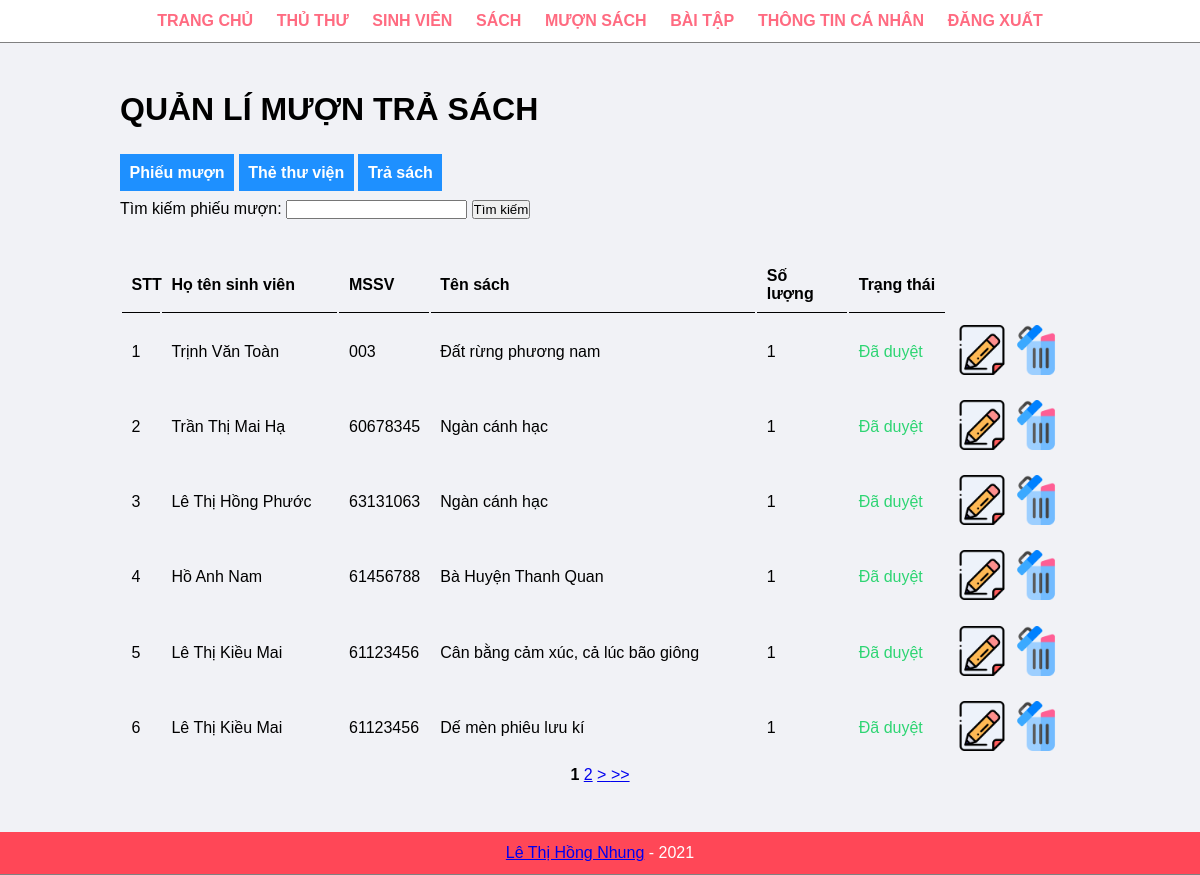
/admin/manage-card.php (signed in), run on the app's committed database.
### tables this page shows
CREATE TABLE `phieu_muon` (
  `ma_pm` int(11) NOT NULL,
  `ngay_muon` date NOT NULL,
  `soluong_muon` int(11) NOT NULL,
  `ma_sach` varchar(6) NOT NULL,
  `ma_sv` varchar(8) NOT NULL,
  `active` varchar(10) NOT NULL
);

CREATE TABLE `sinh_vien` (
  `ma_sv` varchar(8) NOT NULL,
  `hoten_sv` varchar(50) NOT NULL,
  `gioitinh_sv` varchar(6) NOT NULL,
  `ngaysinh_sv` date NOT NULL,
  `diachi_sv` varchar(50) NOT NULL,
  `khoa` varchar(50) NOT NULL,
  `email` varchar(50) NOT NULL,
  `pwd_sv` varchar(50) NOT NULL
);

CREATE TABLE `sach` (
  `ma_sach` varchar(6) NOT NULL,
  `ten_sach` varchar(100) NOT NULL,
  `soluong` int(11) NOT NULL,
  `sotrang` int(11) NOT NULL,
  `gia_sach` varchar(16) NOT NULL,
  `namxb` int(11) NOT NULL,
  `ma_nxb` varchar(10) NOT NULL,
  `ma_tl` varchar(10) NOT NULL,
  `ma_tg` varchar(10) NOT NULL,
  `tinhtrang` varchar(100) NOT NULL,
  `tomtat` varchar(100) DEFAULT NULL,
  `anh_sach` varchar(50) NOT NULL
);

### admin/manage-card.php (the view, shortened to what this page needs)
<?php include('partials/menu.php') ?>
<div class="main-content">
    <div class="wrapper">
        <h1>QUẢN LÍ MƯỢN TRẢ SÁCH</h1>
        <br />
        <br>
        <a href="<?php echo SITEURL; ?>admin/manage-card.php" class="btn-primary">Phiếu mượn</a>
        <a href="<?php echo SITEURL; ?>admin/the-thu-vien.php" class="btn-primary">Thẻ thư viện</a>
        <a href="<?php echo SITEURL; ?>admin/trasach.php" class="btn-primary" title="Xác nhận trả sách">Trả sách</a>
        <br><br>
        <form action="" method="POST">
            <label>Tìm kiếm phiếu mượn: </label>
            <input type="search" name="search" value="">
            <input type="submit" name="tim" value="Tìm kiếm">
        </form>
        <br /><br />
        <table class="tbl-full">
            <tr>
                <th>STT</th>
                <th>Họ tên sinh viên</th>
                <th>MSSV</th>
                <th>Tên sách</th>
                <th>Số lượng</th>
                <th>Trạng thái</th>
            </tr>
            <?php
        $rowsPerPage = 6;
        $offset = ($_GET['page'] - 1) * $rowsPerPage;
        if (isset($_POST['tim'])) {
            $search = $_POST['search'];
            $sql = "SELECT * FROM phieu_muon join sinh_vien on phieu_muon.ma_sv=sinh_vien.ma_sv join sach on phieu_muon.ma_sach=sach.ma_sach WHERE hoten_sv LIKE '%$search%' OR ten_sach LIKE '%$search%'  LIMIT $offset, $rowsPerPage ";
            $res = mysqli_query($conn, $sql);
        }
        else{
            $sql="SELECT * FROM phieu_muon LIMIT $offset, $rowsPerPage";
            $res= mysqli_query($conn, $sql);}
            $count=mysqli_num_rows($res);
            $sn=1;
            if($count>0){
                while($row=mysqli_fetch_assoc($res))
                {
                    $ma_pm=$row['ma_pm'];
                    $soluong_muon=$row['soluong_muon'];
                    $ma_sach=$row['ma_sach'];
                    $ma_sv=$row['ma_sv'];
                    $sql2="SELECT hoten_sv FROM sinh_vien WHERE ma_sv='$ma_sv' ";
                    $res2=mysqli_query($conn,$sql2);
                    $row2=mysqli_fetch_assoc($res2);
                    $hoten_sv = $row2['hoten_sv'];
                    $sql3="SELECT ten_sach FROM sach WHERE ma_sach='$ma_sach' ";
                    $res3=mysqli_query($conn,$sql3);
                    $row3=mysqli_fetch_assoc($res3);
                    $ten_sach = $row3['ten_sach'];
                    $active=$row['active'];
                    ?>
                    <tr>
                    <td><?php echo $sn++; ?></td>
                    <td><?php echo $hoten_sv; ?></td>
                    <td><?php echo $ma_sv; ?></td>
                    <td><?php echo $ten_sach; ?></td>
                    <td><?php echo $soluong_muon; ?></td>
                    <td><?php if($active=="No") echo "<div class='error'>Chưa duyệt</div>"; else echo "<div class='success'>Đã duyệt</div>"; ?></td>
                    <td>
                    <a href="<?php echo SITEURL; ?>admin/update-card.php?id=<?php echo $ma_pm;?>"><img src="<?php echo SITEURL; ?>images/edit.png" width="50px" title="Đổi trạng thái phiếu mượn"></a>
                    <a href="<?php echo SITEURL; ?>admin/delete-pm.php?id=<?php echo $ma_pm;?>"><img src="<?php echo SITEURL; ?>images/delete.png" width="50px" title="Xóa phiếu mượn"></a>
                </td>
                    </tr>
                    <?php
                }
            }
            else{
                echo "<tr><td colspan='7' class='error' >Hiện không có phiếu mượn nào</td></tr>";
            }
            ?>
        </table>
<div style="text-align: center;">
    <?php
    $re = mysqli_query($conn, 'select * from phieu_muon');
    $numRows = mysqli_num_rows($re);
    $maxPage = floor($numRows/$rowsPerPage) + 1;
    for ($i=1 ; $i<=$maxPage ; $i++)
    {
        if ($i == $_GET['page'])
        {
            echo '<b>'.$i.'</b> ';
        }
        else echo "<a href=" .$_SERVER['PHP_SELF']. "?page=".$i."> ".$i."</a> ";
    }
    if ($_GET['page'] < $maxPage) {
        echo "<a href=" . $_SERVER['PHP_SELF'] . "?page=".($_GET['page'] + 1) . "> > </a>";
        echo "<a href=" . $_SERVER['PHP_SELF'] . "?page=".($maxPage) . "> >> </a>";
    }
    ?>
    </div>
    </div>
</div>
<?php include('partials/footer.php'); ?>

### css/admin.css (style rules this page uses)
* { margin: 0; padding: 0; font-family: Arial, Helvetica, sans-serif; }
.wrapper { padding:1%; width: 80%; margin: 0 auto; }
.tbl-full { width: 100%; }
table tr th { border-bottom: 1px solid black; padding: 1%; text-align: left; }
table tr td { padding: 1%; }
.btn-primary { background-color: #1e90ff; padding: 1%; color: white; text-decoration: none; font-weight: bold; }
.success { color: #2ed573; }
.main-content { background-color: #f1f2f6; padding: 3% 0; }

### data on the page
phieu_muon: ma_sv.hoten_sv "Trịnh Văn Toàn", ma_sv "003", ma_sach.ten_sach "Đất rừng phương nam", soluong_muon "1", active "Đã duyệt"
phieu_muon: ma_sv.hoten_sv "Trần Thị Mai Hạ", ma_sv "60678345", ma_sach.ten_sach "Ngàn cánh hạc", soluong_muon "1", active "Đã duyệt"
phieu_muon: ma_sv.hoten_sv "Lê Thị Hồng Phước", ma_sv "63131063", ma_sach.ten_sach "Ngàn cánh hạc", soluong_muon "1", active "Đã duyệt"
phieu_muon: ma_sv.hoten_sv "Hồ Anh Nam", ma_sv "61456788", ma_sach.ten_sach "Bà Huyện Thanh Quan", soluong_muon "1", active "Đã duyệt"
phieu_muon: ma_sv.hoten_sv "Lê Thị Kiều Mai", ma_sv "61123456", ma_sach.ten_sach "Cân bằng cảm xúc, cả lúc bão giông", soluong_muon "1", active "Đã duyệt"
phieu_muon: ma_sv.hoten_sv "Lê Thị Kiều Mai", ma_sv "61123456", ma_sach.ten_sach "Dế mèn phiêu lưu kí", soluong_muon "1", active "Đã duyệt"
